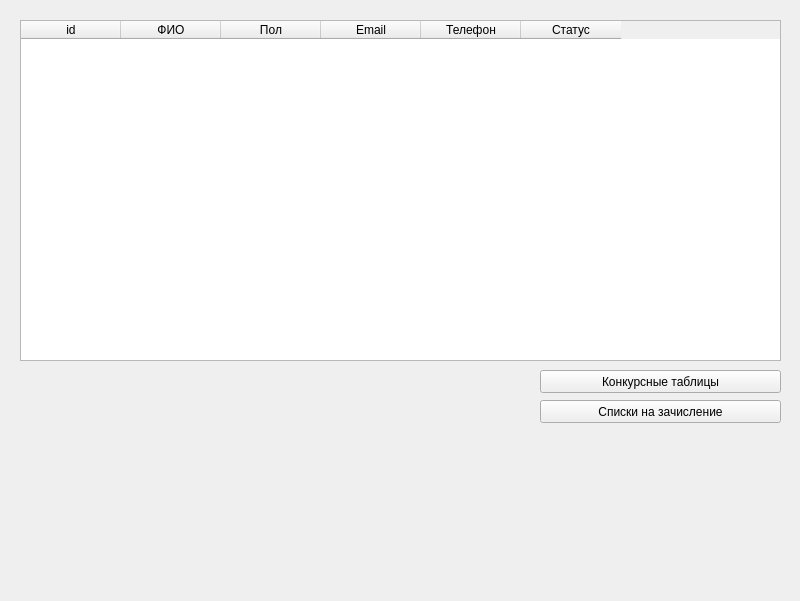
<?xml version="1.0" encoding="UTF-8"?>
<ui version="4.0">
 <class>MainWindow</class>
 <widget class="QMainWindow" name="MainWindow">
  <property name="geometry">
   <rect>
    <x>0</x>
    <y>0</y>
    <width>800</width>
    <height>601</height>
   </rect>
  </property>
  <property name="windowTitle">
   <string>MainWindow</string>
  </property>
  <widget class="QWidget" name="centralwidget">
   <widget class="QTableWidget" name="tableWidget">
    <property name="geometry">
     <rect>
      <x>20</x>
      <y>20</y>
      <width>761</width>
      <height>341</height>
     </rect>
    </property>
    <property name="editTriggers">
     <set>QAbstractItemView::NoEditTriggers</set>
    </property>
    <column>
     <property name="text">
      <string>id</string>
     </property>
    </column>
    <column>
     <property name="text">
      <string>ФИО</string>
     </property>
    </column>
    <column>
     <property name="text">
      <string>Пол</string>
     </property>
    </column>
    <column>
     <property name="text">
      <string>Email</string>
     </property>
    </column>
    <column>
     <property name="text">
      <string>Телефон</string>
     </property>
    </column>
    <column>
     <property name="text">
      <string>Статус</string>
     </property>
    </column>
   </widget>
   <widget class="QPushButton" name="btn_go_to_tables">
    <property name="geometry">
     <rect>
      <x>540</x>
      <y>370</y>
      <width>241</width>
      <height>23</height>
     </rect>
    </property>
    <property name="text">
     <string>Конкурсные таблицы</string>
    </property>
   </widget>
   <widget class="QPushButton" name="btn_go_to_zach">
    <property name="geometry">
     <rect>
      <x>540</x>
      <y>400</y>
      <width>241</width>
      <height>23</height>
     </rect>
    </property>
    <property name="text">
     <string>Списки на зачисление</string>
    </property>
   </widget>
  </widget>
 </widget>
 <resources/>
 <connections/>
</ui>
